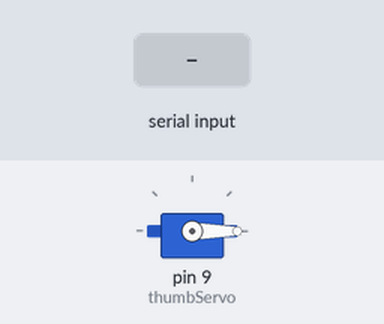
A sketch run on a simulated Arduino Uno, built with avr-gcc and run on an emulated ATmega328P. Parts: servo. Inputs (shaded band) come from the test bench.

Above: at 1.2 s.
1.3 s: "90,45\n" received over Serial
At 1.9 s:
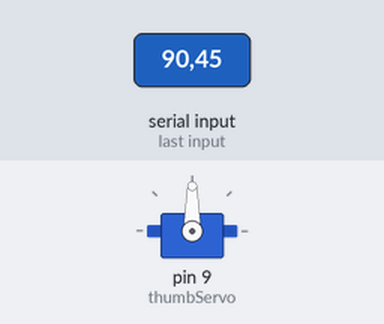
Timing chart, 0 to 4.3 s (numbered marks = the images above; inputs shaded):
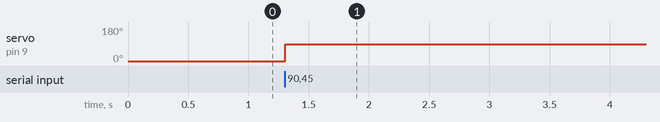

The sketch:

sketch_arm_test_IDE.ino
```cpp
#include <Servo.h>

Servo thumbServo;  // только один сервопривод

void setup() {
  Serial.begin(9600);       // скорость как в Python
  thumbServo.attach(9);     // подключи жёлтый провод к D9
  thumbServo.write(0);      // начальное положение
}

void loop() {
  if (Serial.available()) {
    String data = Serial.readStringUntil('\n'); // читаем число от Python
    int val = data.toInt();                     // преобразуем в число

    // Если палец поднят — сервопривод 90°, если опущен — 0°
    thumbServo.write(val ? 90 : 0);
  }
}
```

Measured:
- after the input at 1.3 s, servo on pin 9 (thumbServo): 0° → 90° at once
